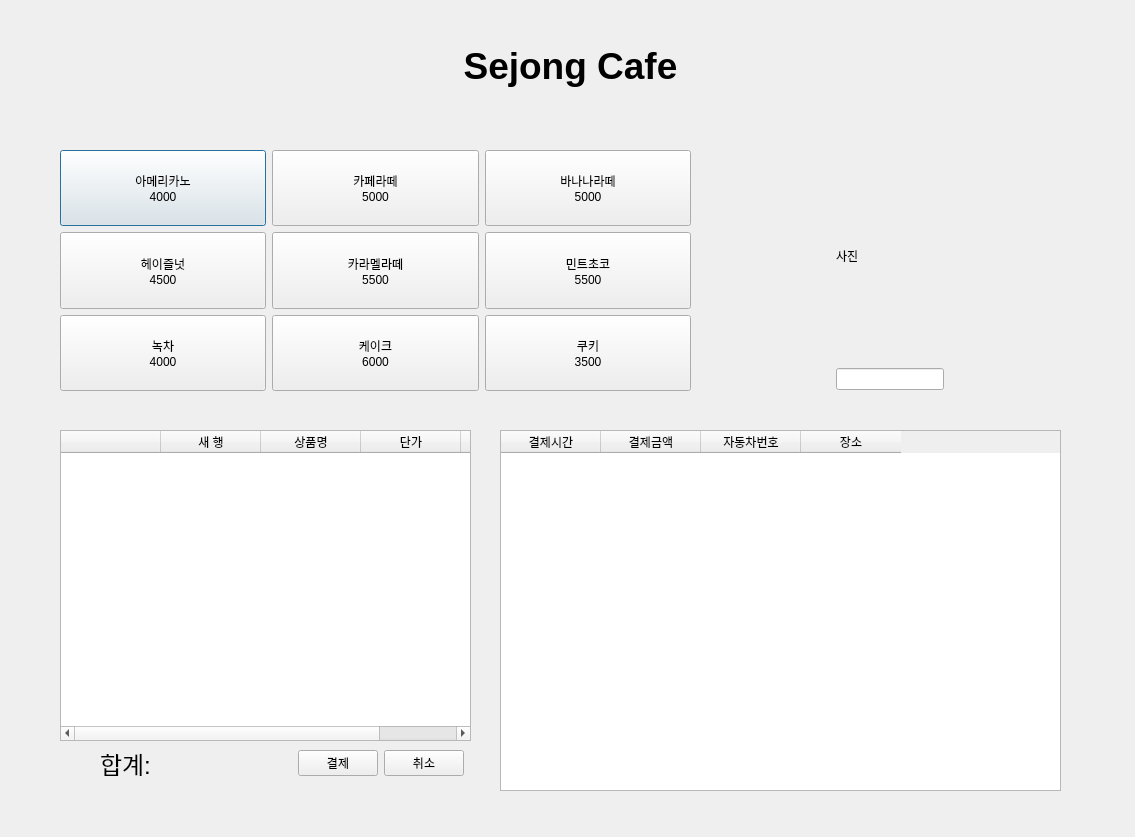
<?xml version="1.0" encoding="UTF-8"?>
<ui version="4.0">
 <class>Dialog</class>
 <widget class="QDialog" name="Dialog">
  <property name="geometry">
   <rect>
    <x>0</x>
    <y>0</y>
    <width>1135</width>
    <height>837</height>
   </rect>
  </property>
  <property name="windowTitle">
   <string>Dialog</string>
  </property>
  <widget class="QWidget" name="layoutWidget">
   <property name="geometry">
    <rect>
     <x>60</x>
     <y>150</y>
     <width>631</width>
     <height>241</height>
    </rect>
   </property>
   <layout class="QGridLayout" name="gridLayout">
    <item row="0" column="0">
     <widget class="QPushButton" name="menuButton0">
      <property name="sizePolicy">
       <sizepolicy hsizetype="Minimum" vsizetype="Minimum">
        <horstretch>0</horstretch>
        <verstretch>0</verstretch>
       </sizepolicy>
      </property>
      <property name="text">
       <string>아메리카노
4000</string>
      </property>
     </widget>
    </item>
    <item row="0" column="1">
     <widget class="QPushButton" name="menuButton1">
      <property name="sizePolicy">
       <sizepolicy hsizetype="Minimum" vsizetype="Minimum">
        <horstretch>0</horstretch>
        <verstretch>0</verstretch>
       </sizepolicy>
      </property>
      <property name="text">
       <string>카페라떼
5000</string>
      </property>
     </widget>
    </item>
    <item row="0" column="2">
     <widget class="QPushButton" name="menuButton2">
      <property name="sizePolicy">
       <sizepolicy hsizetype="Minimum" vsizetype="Minimum">
        <horstretch>0</horstretch>
        <verstretch>0</verstretch>
       </sizepolicy>
      </property>
      <property name="text">
       <string>바나나라떼
5000</string>
      </property>
     </widget>
    </item>
    <item row="1" column="0">
     <widget class="QPushButton" name="menuButton3">
      <property name="sizePolicy">
       <sizepolicy hsizetype="Minimum" vsizetype="Minimum">
        <horstretch>0</horstretch>
        <verstretch>0</verstretch>
       </sizepolicy>
      </property>
      <property name="text">
       <string>헤이즐넛
4500</string>
      </property>
     </widget>
    </item>
    <item row="1" column="1">
     <widget class="QPushButton" name="menuButton4">
      <property name="sizePolicy">
       <sizepolicy hsizetype="Minimum" vsizetype="Minimum">
        <horstretch>0</horstretch>
        <verstretch>0</verstretch>
       </sizepolicy>
      </property>
      <property name="text">
       <string>카라멜라떼
5500</string>
      </property>
     </widget>
    </item>
    <item row="1" column="2">
     <widget class="QPushButton" name="menuButton5">
      <property name="sizePolicy">
       <sizepolicy hsizetype="Minimum" vsizetype="Minimum">
        <horstretch>0</horstretch>
        <verstretch>0</verstretch>
       </sizepolicy>
      </property>
      <property name="text">
       <string>민트초코
5500</string>
      </property>
     </widget>
    </item>
    <item row="2" column="0">
     <widget class="QPushButton" name="menuButton6">
      <property name="sizePolicy">
       <sizepolicy hsizetype="Minimum" vsizetype="Minimum">
        <horstretch>0</horstretch>
        <verstretch>0</verstretch>
       </sizepolicy>
      </property>
      <property name="text">
       <string>녹차
4000</string>
      </property>
     </widget>
    </item>
    <item row="2" column="1">
     <widget class="QPushButton" name="menuButton7">
      <property name="sizePolicy">
       <sizepolicy hsizetype="Minimum" vsizetype="Minimum">
        <horstretch>0</horstretch>
        <verstretch>0</verstretch>
       </sizepolicy>
      </property>
      <property name="text">
       <string>케이크
6000</string>
      </property>
     </widget>
    </item>
    <item row="2" column="2">
     <widget class="QPushButton" name="menuButton8">
      <property name="sizePolicy">
       <sizepolicy hsizetype="Minimum" vsizetype="Minimum">
        <horstretch>0</horstretch>
        <verstretch>0</verstretch>
       </sizepolicy>
      </property>
      <property name="text">
       <string>쿠키
3500</string>
      </property>
     </widget>
    </item>
   </layout>
  </widget>
  <widget class="QTableWidget" name="payHistoryTable">
   <property name="geometry">
    <rect>
     <x>500</x>
     <y>430</y>
     <width>561</width>
     <height>361</height>
    </rect>
   </property>
   <property name="sizePolicy">
    <sizepolicy hsizetype="Minimum" vsizetype="Expanding">
     <horstretch>0</horstretch>
     <verstretch>0</verstretch>
    </sizepolicy>
   </property>
   <property name="minimumSize">
    <size>
     <width>500</width>
     <height>0</height>
    </size>
   </property>
   <property name="selectionMode">
    <enum>QAbstractItemView::NoSelection</enum>
   </property>
   <property name="rowCount">
    <number>0</number>
   </property>
   <property name="columnCount">
    <number>4</number>
   </property>
   <column>
    <property name="text">
     <string>결제시간</string>
    </property>
    <property name="font">
     <font>
      <kerning>false</kerning>
     </font>
    </property>
    <property name="textAlignment">
     <set>AlignCenter</set>
    </property>
    <property name="background">
     <color>
      <red>255</red>
      <green>255</green>
      <blue>255</blue>
     </color>
    </property>
   </column>
   <column>
    <property name="text">
     <string>결제금액</string>
    </property>
    <property name="textAlignment">
     <set>AlignCenter</set>
    </property>
   </column>
   <column>
    <property name="text">
     <string>자동차번호</string>
    </property>
    <property name="textAlignment">
     <set>AlignCenter</set>
    </property>
   </column>
   <column>
    <property name="text">
     <string>장소</string>
    </property>
    <property name="textAlignment">
     <set>AlignCenter</set>
    </property>
   </column>
  </widget>
  <widget class="QWidget" name="layoutWidget_3">
   <property name="geometry">
    <rect>
     <x>730</x>
     <y>150</y>
     <width>321</width>
     <height>240</height>
    </rect>
   </property>
   <layout class="QGridLayout" name="gridLayout_5">
    <item row="1" column="0">
     <layout class="QGridLayout" name="gridLayout_6">
      <item row="0" column="0">
       <widget class="QLineEdit" name="carNum">
        <property name="sizePolicy">
         <sizepolicy hsizetype="Maximum" vsizetype="Fixed">
          <horstretch>0</horstretch>
          <verstretch>0</verstretch>
         </sizepolicy>
        </property>
       </widget>
      </item>
     </layout>
    </item>
    <item row="0" column="0">
     <widget class="QLabel" name="carImage">
      <property name="sizePolicy">
       <sizepolicy hsizetype="Preferred" vsizetype="Minimum">
        <horstretch>0</horstretch>
        <verstretch>0</verstretch>
       </sizepolicy>
      </property>
      <property name="minimumSize">
       <size>
        <width>0</width>
        <height>210</height>
       </size>
      </property>
      <property name="text">
       <string>사진</string>
      </property>
      <property name="wordWrap">
       <bool>false</bool>
      </property>
     </widget>
    </item>
   </layout>
  </widget>
  <widget class="QTableWidget" name="payListTable">
   <property name="geometry">
    <rect>
     <x>60</x>
     <y>430</y>
     <width>411</width>
     <height>311</height>
    </rect>
   </property>
   <column>
    <property name="text">
     <string/>
    </property>
    <property name="textAlignment">
     <set>AlignCenter</set>
    </property>
   </column>
   <column>
    <property name="text">
     <string>새 행</string>
    </property>
    <property name="textAlignment">
     <set>AlignCenter</set>
    </property>
   </column>
   <column>
    <property name="text">
     <string>상품명</string>
    </property>
    <property name="textAlignment">
     <set>AlignCenter</set>
    </property>
   </column>
   <column>
    <property name="text">
     <string>단가</string>
    </property>
    <property name="textAlignment">
     <set>AlignCenter</set>
    </property>
   </column>
   <column>
    <property name="text">
     <string>금액</string>
    </property>
    <property name="textAlignment">
     <set>AlignCenter</set>
    </property>
   </column>
  </widget>
  <widget class="QLabel" name="palceLabel">
   <property name="geometry">
    <rect>
     <x>170</x>
     <y>30</y>
     <width>801</width>
     <height>71</height>
    </rect>
   </property>
   <property name="font">
    <font>
     <pointsize>28</pointsize>
     <weight>75</weight>
     <bold>true</bold>
    </font>
   </property>
   <property name="text">
    <string>Sejong Cafe</string>
   </property>
   <property name="alignment">
    <set>Qt::AlignCenter</set>
   </property>
  </widget>
  <widget class="QWidget" name="">
   <property name="geometry">
    <rect>
     <x>100</x>
     <y>750</y>
     <width>364</width>
     <height>26</height>
    </rect>
   </property>
   <layout class="QGridLayout" name="gridLayout_2">
    <item row="0" column="0">
     <widget class="QLabel" name="sumLabel">
      <property name="sizePolicy">
       <sizepolicy hsizetype="Minimum" vsizetype="Preferred">
        <horstretch>0</horstretch>
        <verstretch>0</verstretch>
       </sizepolicy>
      </property>
      <property name="minimumSize">
       <size>
        <width>200</width>
        <height>0</height>
       </size>
      </property>
      <property name="font">
       <font>
        <pointsize>18</pointsize>
       </font>
      </property>
      <property name="text">
       <string>합계: </string>
      </property>
      <property name="alignment">
       <set>Qt::AlignLeading|Qt::AlignLeft|Qt::AlignVCenter</set>
      </property>
     </widget>
    </item>
    <item row="0" column="1">
     <widget class="QPushButton" name="payButton">
      <property name="text">
       <string>결제</string>
      </property>
     </widget>
    </item>
    <item row="0" column="2">
     <widget class="QPushButton" name="cancleButton">
      <property name="text">
       <string>취소</string>
      </property>
     </widget>
    </item>
   </layout>
  </widget>
 </widget>
 <resources/>
 <connections/>
</ui>
